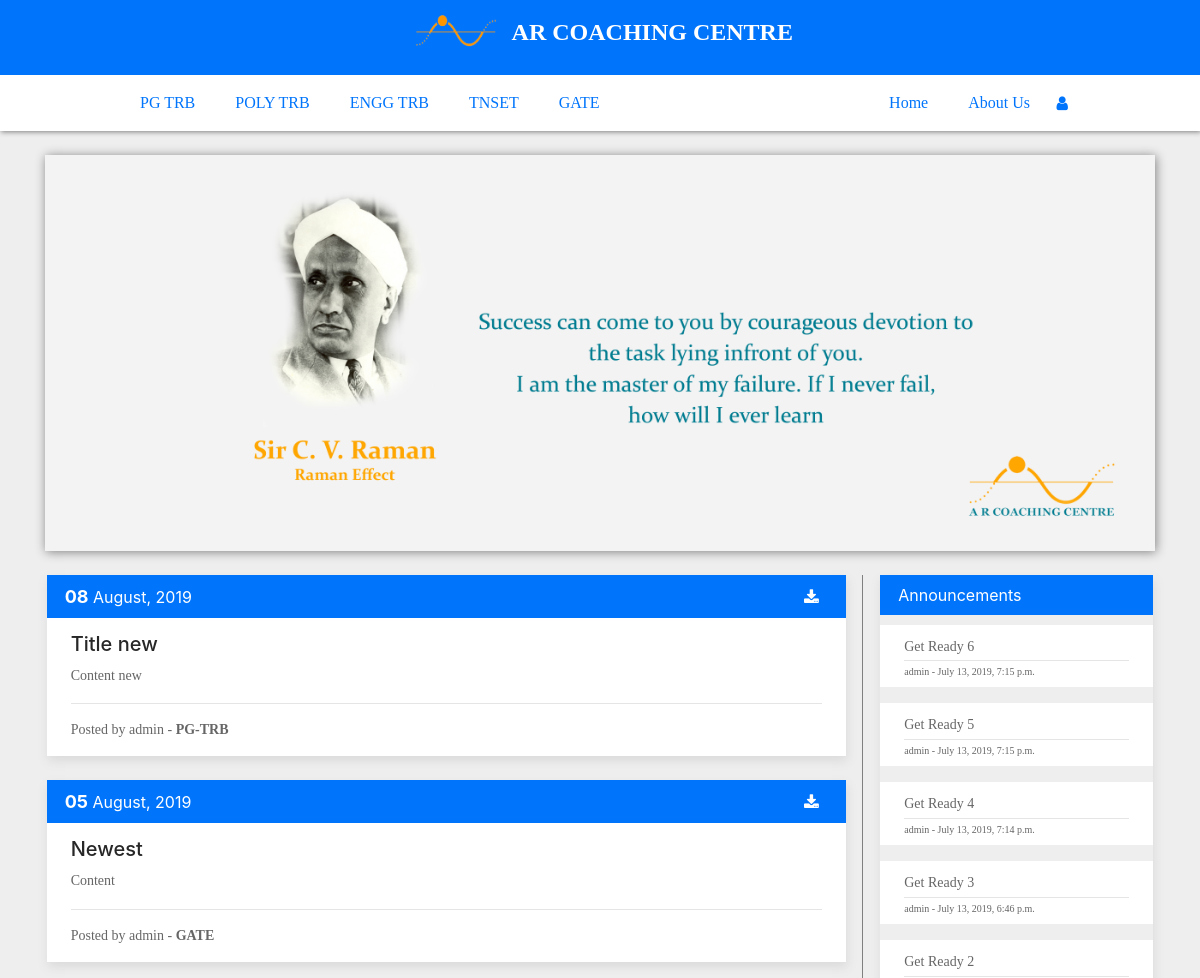
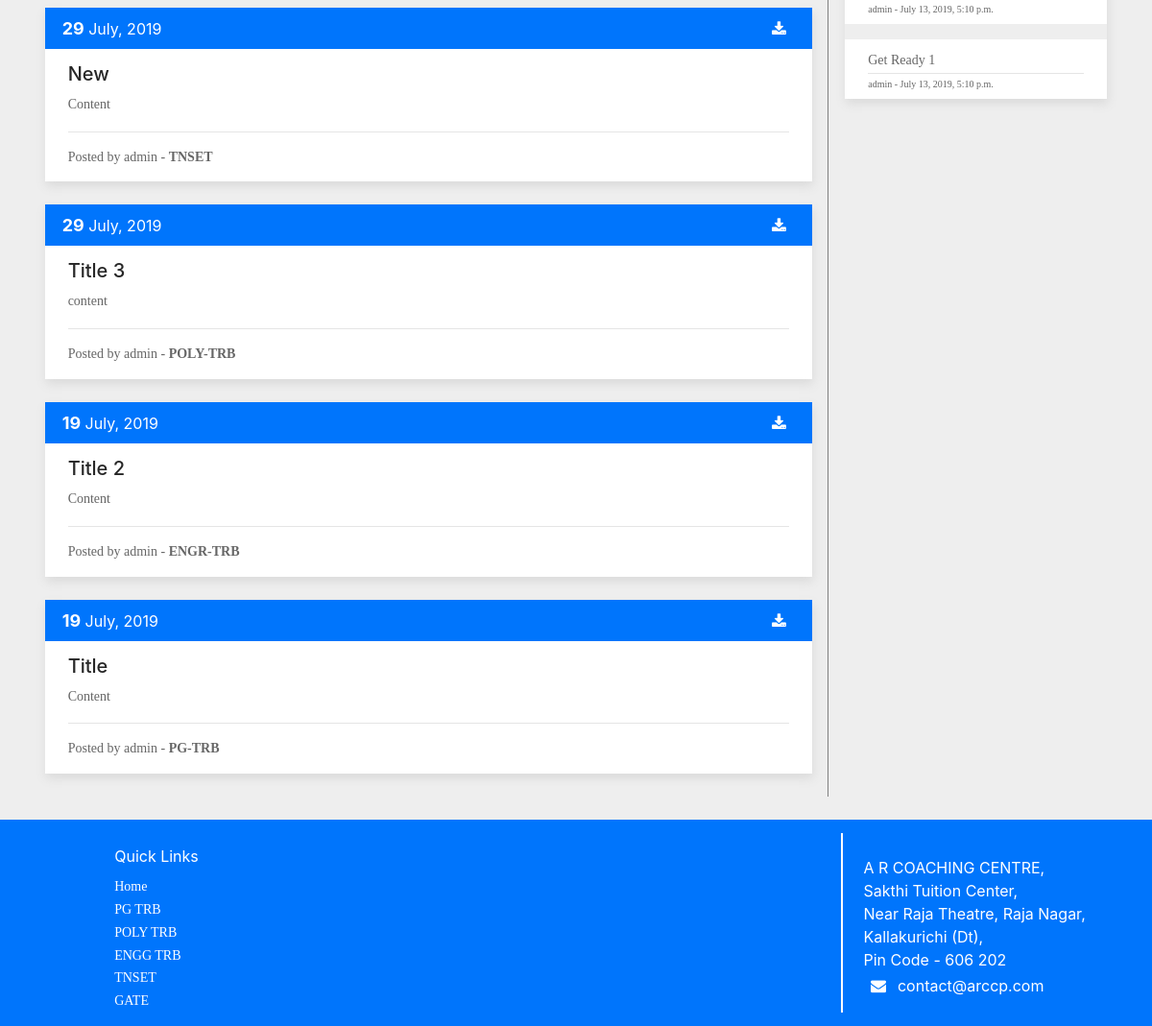
The page / on the database its author committed (2 pictures, top to bottom).
### blog/models.py (models this page shows, shortened)
class Post(models.Model):
	CHOICES=(('PG-TRB','PG-TRB'),('POLY-TRB','POLY-TRB'),('ENGR-TRB','ENGR-TRB'),('TNSET','TNSET'),('GATE','GATE'))
	title = models.CharField(max_length=255)
	content = RichTextField()
	date_posted = models.DateTimeField(default=timezone.now)
	author = models.ForeignKey(User, on_delete=models.CASCADE)
	tag =  models.CharField(max_length=255, choices=CHOICES, null=False)
	link = models.CharField(max_length=255, blank=True)

class Announcement(models.Model):
	announcement = models.TextField(max_length=500)
	time = models.DateTimeField(default=timezone.now)
	author = models.ForeignKey(User, on_delete=models.CASCADE)

### blog/views.py (the view)
# urls.py: path('', views.content, name="content"),
def content(request):
    context={
        'posts': Post.objects.all(),
        'announces': Announcement.objects.all().order_by('-id')[:7]
       }
    return render(request, 'blog/content.html',context)

### blog/templates/blog/content.html (shortened to what this page needs)
{% extends "blog/base.html" %}
{% block content%}
<div>
    <img src="/static/img/banner2.jpg" width="100%" style="box-shadow: 1px 1px 10px grey">
</div>
<br>
<div class="row">
    <div class="left">
        {% for Post in posts reversed %}
        <div class="post-body">
            <div class="post-head">
                <div>
                        <b style="font-size: 18px">{{Post.date_posted|date:"d"}}</b>
                        <c style="margin-top: 3%">{{Post.date_posted|date:"F, Y"}}</c>
                        <a href="http://{{Post.link}}" class="fa fa-download" style="color: white; float: right; padding-top: 6px"></a>
                </div>
            </div>
            <div class="post-content">
                <h5 style="color: rgb(39, 39, 39)">{{Post.title}}</h5>
                {{Post.content|safe}}
            </div>
            <div class="post-sub">
                                <p style="margin: 0">Posted by {{Post.author}} - <b>{{Post.tag}}</b></p>
            </div>
        </div><br>
        {% endfor %}
    </div>
    <div class="right">
        <div class="post-body">
            <div class="post-head">Announcements</div>
            {% for Announce in announces %}
            <div class="post-content" style="margin-top: 10px; padding-top: 10px; padding-bottom: 0px">
                <p style="margin-bottom: 0">{{Announce.announcement}}</p>
                <hr style="margin-top: 2;margin-bottom: 2">
                <p style="font-size: 10px; padding-bottom: 7;">{{Announce.author}} - {{Announce.time}}</p>
            </div>
            {% endfor %}
        </div>
    </div>
</div><br>
{% endblock content%}

### blog/static/css/main.css (style rules this page uses)
.left { width: 73%; }
.right { width: 26%; border-left: 1px solid grey; padding-left: 1%; }
.post-body { float: auto; box-shadow: 1px 5px 10px rgb(218, 218, 218); margin: 0 2% }
.post-head { background-color: rgb(0, 117, 252); width: 100%; padding: 8px 18px; color: white; }
.post-content { background-color: white; width: 100%; padding: 14px 24px; color: black; padding-bottom: 0px }
.post-sub { background-color: white; width: 100%; padding: 14px 24px; color: black; font-size: 13px }
.fa { padding: 16.5px; font-size: 19.33px; width: 40px; text-align: center; text-decoration: none; border-radius: 50%; color: white; }

### blog/static/css/login.css (style rules this page uses)
* { margin: 0px; padding: 0px; box-sizing: border-box; }
body, html { height: 100%; font-family: OpenSans-Regular, sans-serif; }
a { font-family: OpenSans-Regular; font-size: 14px; line-height: 1.7; color: #666666; margin: 0px; transition: all 0.4s; -webkit-transition: all 0.4s; -o-transition: all 0.4s; -moz-transition: all 0.4s; }
h1,h2,h3,h4,h5,h6 { margin: 0px; }
p { font-family: OpenSans-Regular; font-size: 14px; line-height: 1.7; color: #666666; margin: 0px; }

### rows shown on the page
Post: date_posted "08", date_posted "August, 2019", title "Title new", content "Content new", author "admin", tag "PG-TRB"
Post: date_posted "05", date_posted "August, 2019", title "Newest", content "Content", author "admin", tag "GATE"
Post: date_posted "29", date_posted "July, 2019", title "New", content "Content", author "admin", tag "TNSET"
Post: date_posted "29", date_posted "July, 2019", title "Title 3", content "content", author "admin", tag "POLY-TRB"
Post: date_posted "19", date_posted "July, 2019", title "Title 2", content "Content", author "admin", tag "ENGR-TRB"
Post: date_posted "19", date_posted "July, 2019", title "Title", content "Content", author "admin", tag "PG-TRB"
Announcement: announcement "Get Ready 6", author "admin", time "July 13, 2019, 7:15 p.m."
Announcement: announcement "Get Ready 5", author "admin", time "July 13, 2019, 7:15 p.m."
Announcement: announcement "Get Ready 4", author "admin", time "July 13, 2019, 7:14 p.m."
Announcement: announcement "Get Ready 3", author "admin", time "July 13, 2019, 6:46 p.m."
Announcement: announcement "Get Ready 2", author "admin", time "July 13, 2019, 5:10 p.m."
Announcement: announcement "Get Ready 1", author "admin", time "July 13, 2019, 5:10 p.m."
